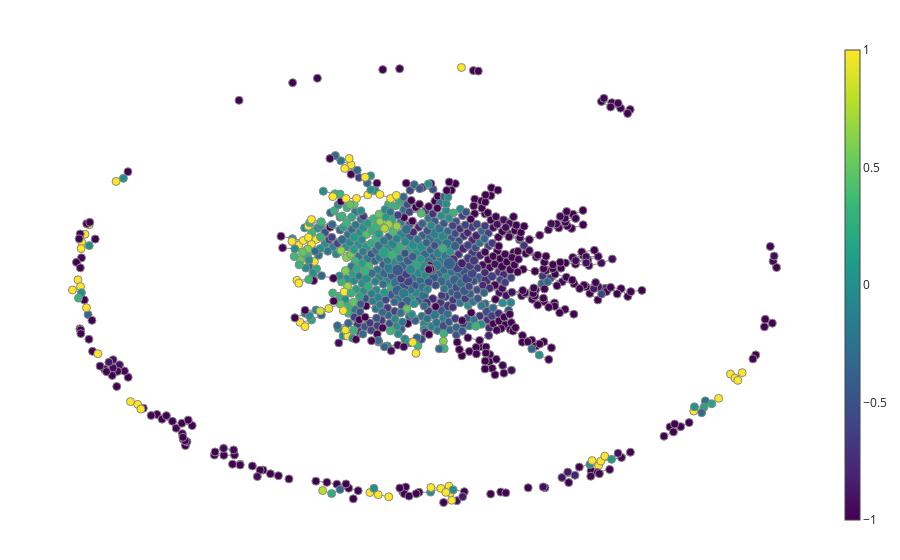

Notebook code for this chart:
### Markdown cell above
### Arcface

### Code cell
i = 1
attribute = "Male"

identities_ids = np.sort(metadata.loc[metadata[f"keep_{MODEL_NAMES[i]}"]==True]["identity"].unique())
feat = np.array(metadata_identities["avg_"+attribute][identities_ids])

fig = plot_static_mapper_graph(pipe, datas_barycenters[i],
                               color_data = feat)
fig.show(config={'scrollZoom': True})

### Figure 1 — Plotly figure (JSON) as saved in the notebook; plotly's stock layout.template omitted (floating-point values rounded to 4 significant figures; data arrays with more than 128 entries replaced by an {"elided": "..."} marker saying what was removed)
{"data": [{"hoverinfo": "none", "line": {"color": "#888", "width": 1}, "mode": "lines", "name": "edge_trace", "type": "scatter", "uid": "75cdf6ad-f560-4c6d-a2b6-a7a723f8dcbd", "x": {"elided": "6465 float values"}, "y": {"elided": "6465 float values"}}, {"hoverinfo": "text", "hovertext": {"elided": "902 str values"}, "marker": {"color": {"elided": "902 float values"}, "colorbar": {"thickness": 15, "title": {"side": "right", "text": ""}, "xanchor": "left"}, "colorscale": [[0, "#440154"], [0.1111, "#482878"], [0.2222, "#3e4989"], [0.3333, "#31688e"], [0.4444, "#26828e"], [0.5556, "#1f9e89"], [0.6667, "#35b779"], [0.7778, "#6ece58"], [0.8889, "#b5de2b"], [1, "#fde725"]], "line": {"color": "#888", "width": 1}, "opacity": 1, "reversescale": false, "showscale": true, "size": {"elided": "902 int values"}, "sizemin": 4, "sizemode": "area", "sizeref": 0.3194}, "mode": "markers", "name": "node_trace", "type": "scatter", "uid": "c053e735-3e77-4907-9d38-f49f4945fb68", "x": {"elided": "902 float values"}, "y": {"elided": "902 float values"}}], "layout": {"autosize": false, "hovermode": "closest", "margin": {"b": 20, "l": 5, "r": 5, "t": 40}, "showlegend": false, "title": {"text": ""}, "xaxis": {"showgrid": false, "showline": false, "showticklabels": false, "ticks": "", "title": {"text": ""}, "zeroline": false}, "yaxis": {"showgrid": false, "showline": false, "showticklabels": false, "ticks": "", "title": {"text": ""}, "zeroline": false}}}
